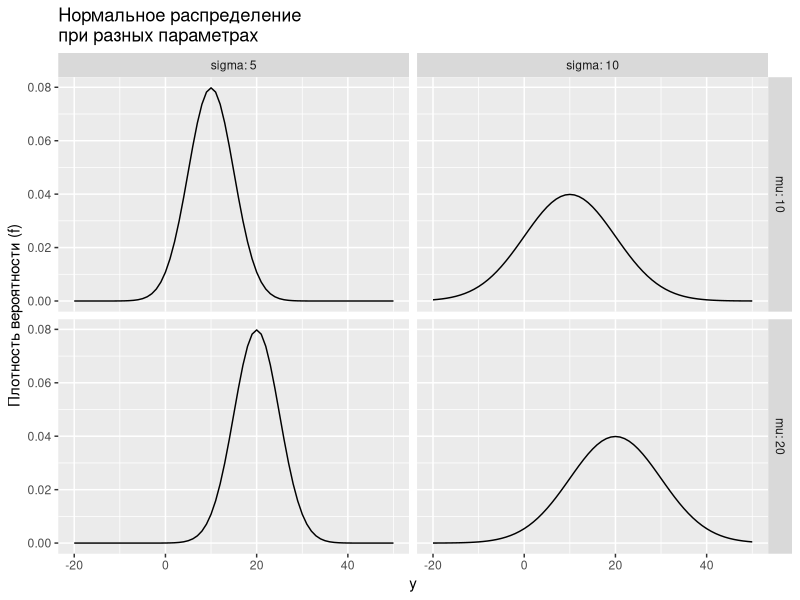
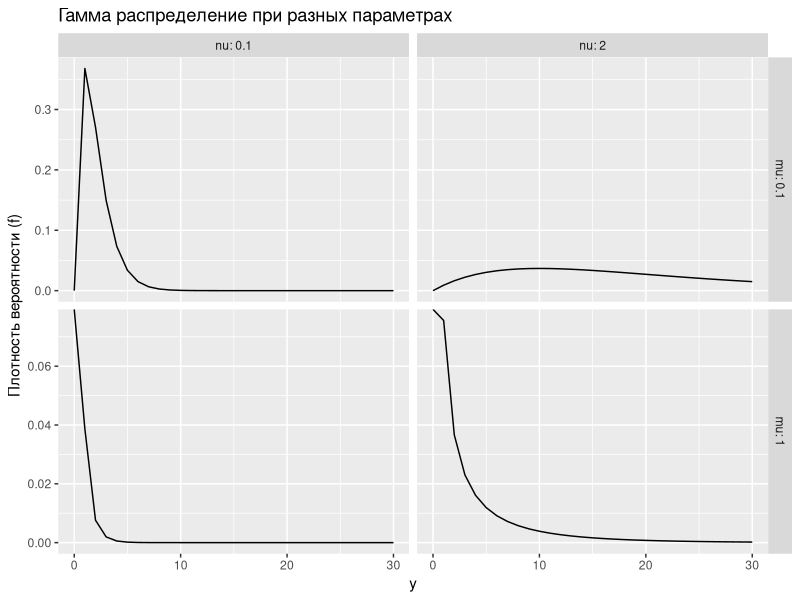
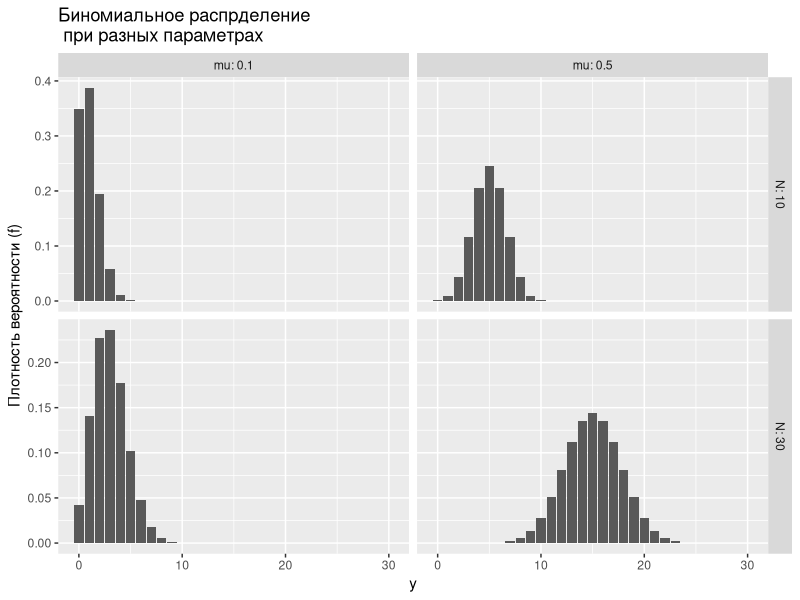
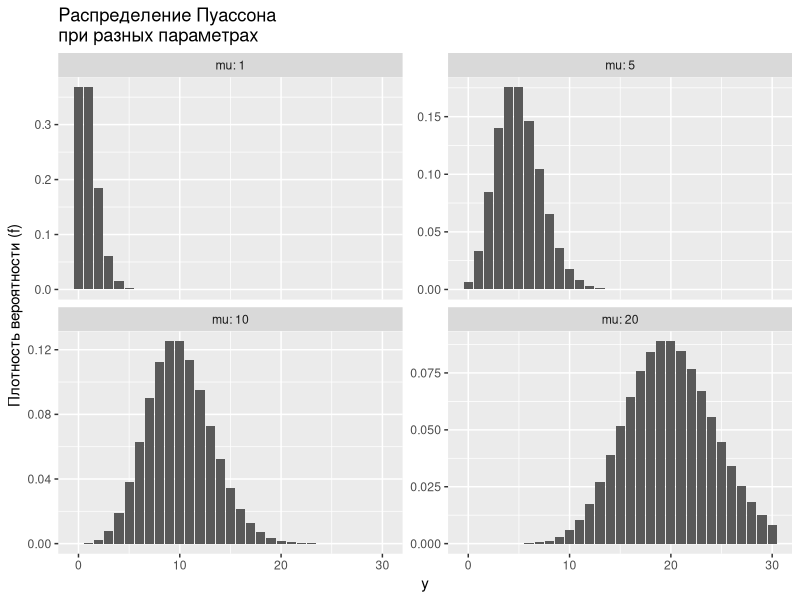
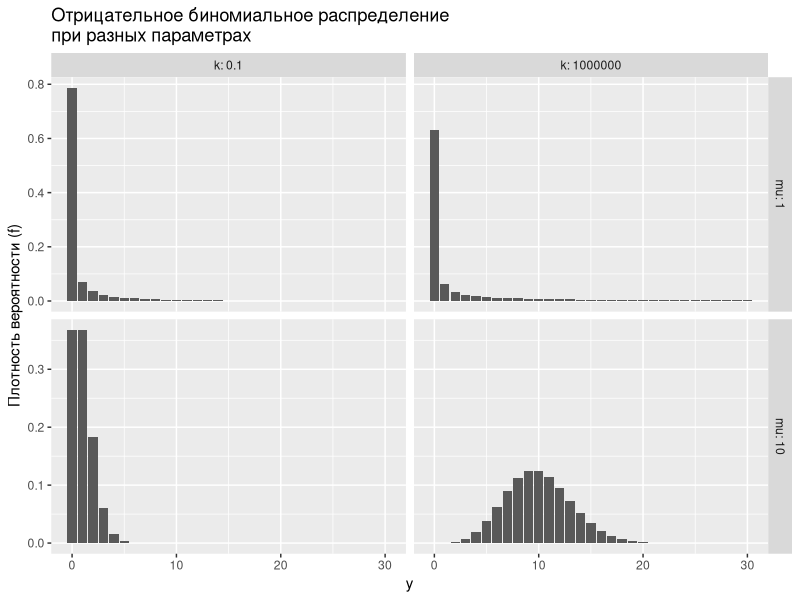
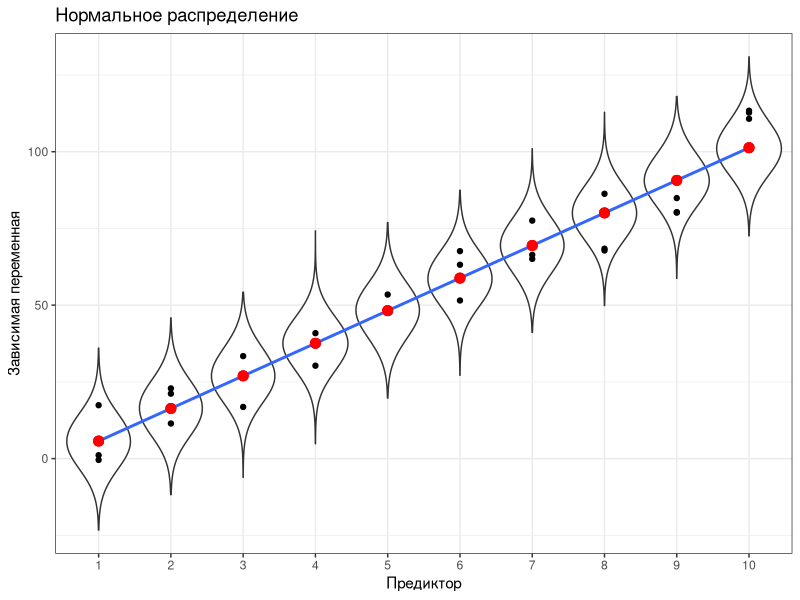
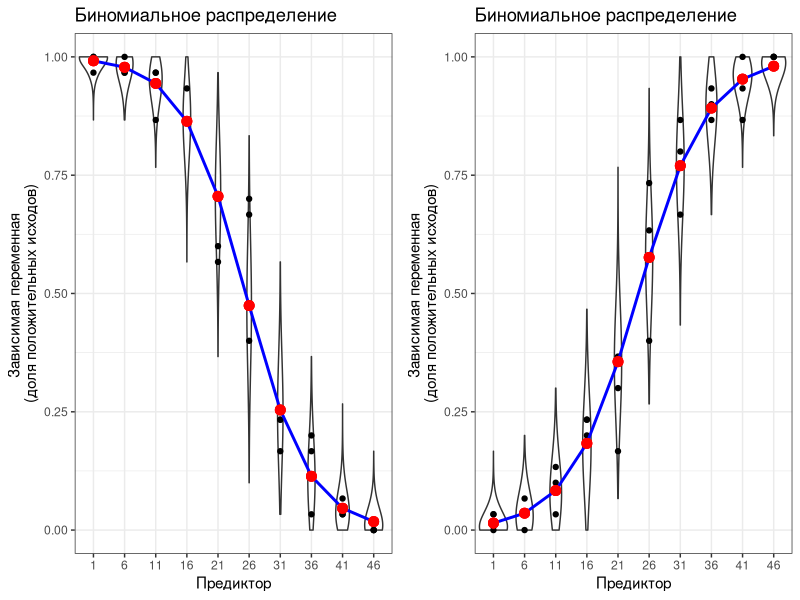
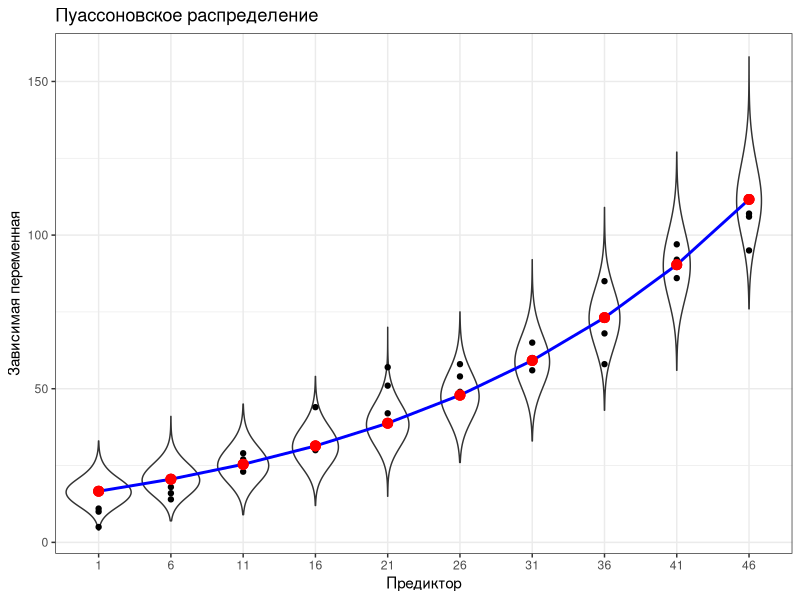

These figures' R source, in order: (Note: this script raises an error after producing the figures.)
## ---- chunk 1
# output options
options(width = 70, scipen = 6, digits = 3)
library(knitr)
# chunk default options
opts_chunk$set(fig.align='center', tidy = FALSE, fig.width = 7, fig.height = 3, warning = FALSE, cache = FALSE)
## ---- chunk 2
library(ggplot2)
mu1 <- 10
mu2 <- 20
sigma1 <- 5
sigma2 <- 10
y <- -20:50

pi <- data.frame(
  y = rep(y, 4), 
  pi = c(dnorm(y, mu1, sigma1), dnorm(y, mu1, sigma2), 
         dnorm(y, mu2, sigma1), dnorm(y, mu2, sigma2)), 
  mu = rep(c(mu1, mu2), each = 2*length(y)), 
  sigma = rep(c(sigma1, sigma2, sigma1, sigma2), each = length(y)) )

ggplot(pi, aes(x = y, y = pi)) + 
  geom_line(stat = "identity") + 
  facet_grid(mu~sigma, labeller = label_both, scales = "free_y") + 
  ggtitle("Нормальное распределение \nпри разных параметрах") + 
  ylab("Плотность вероятности (f)")
## ---- chunk 3
mu1 <- 1
mu2 <- 0.1
nu1 <- 0.1
nu2 <- 2
y <- 0:30

pi <- data.frame(
  y = rep(y, 4), 
  pi = c(dgamma(y, nu1, mu1), dgamma(y, nu1, mu2), 
         dgamma(y, nu2, mu1), dgamma(y, nu2, mu2)), 
  mu = rep(c(mu1, mu2), each = 2*length(y)), 
  nu = rep(c(nu1, nu2, nu1, nu2), each = length(y)) )

ggplot(pi, aes(x = y, y = pi)) + 
  geom_line(stat = "identity") + 
  facet_grid(mu~nu, labeller = label_both, scales = "free_y") + 
  ggtitle("Гамма распределение при разных параметрах") + 
  ylab("Плотность вероятности (f)")

## ---- chunk 4
mu1 <- 0.1
mu2 <- 0.5
N1 <- 10
N2 <- 30
y <-seq(0, 30, 1)

pi <- data.frame(
  y = rep(y, 4), 
  pi = c(dbinom(y, size = N1, prob = mu1), 
         dbinom(y,  size = N2, prob = mu1), 
         dbinom(y,  size = N1, prob = mu2), 
         dbinom(y,  size = N2, prob = mu2)),  
  mu = rep(c(mu1, mu2), each = 2*length(y)), 
  N = rep(c(N1, N2, N1, N2), each = length(y)))

ggplot(pi, aes(x = y, y = pi)) + 
  geom_bar(stat = "identity") + 
  facet_grid(N~mu,  scales = "free_y", labeller = label_both) + 
  ggtitle("Биномиальное распрделение \n при разных параметрах") + 
  ylab("Плотность вероятности (f)")
## ---- chunk 5
mu1 <- 1
mu2 <- 5
mu3 <- 10
mu4 <- 20
y <- 0:30

pi <- data.frame(
  y = rep(y, 4), 
  pi = c(dpois(y, mu1), dpois(y, mu2), dpois(y, mu3), dpois(y, mu4)), 
  mu = rep(c(mu1, mu2, mu3, mu4), each = length(y))
)

ggplot(pi, aes(x = y, y = pi)) + 
  geom_bar(stat = "identity") + 
  facet_wrap(~ mu, nrow = 2, scales = "free_y", labeller = label_both) + 
  ggtitle("Распределение Пуассона \nпри разных параметрах") + 
  ylab("Плотность вероятности (f)")
## ---- chunk 6
mu1 <- 1
mu2 <- 10
k1 <- 0.1
k2 <- 1000000
y <- 0:30

pi <- data.frame(
  y = rep(y, 4), 
  pi = c(dnbinom(y, size = k1, mu = mu1), 
         dnbinom(y, size = k1, mu = mu2), 
         dnbinom(y, size = k2, mu = mu1), 
         dnbinom(y, size = k2, mu = mu2)), 
  mu = rep(c(mu1, mu2), each = 2*length(y)), 
  k = rep(c(k1, k2, k1, k2), each = length(y)) )

ggplot(pi, aes(x = y, y = pi)) + 
  geom_bar(stat = "identity") + 
  facet_grid(mu~k, labeller = label_both, scales = "free_y") + 
  ggtitle("Отрицательное биномиальное распределение \nпри разных параметрах") + 
  ylab("Плотность вероятности (f)")
## ---- chunk 7
library(gridExtra)

theme_set(theme_bw())

# Регрессия с нормальным распределением 
xy <- data.frame(X = rep(1:10, 3))
xy$Y <- 10*xy$X + rnorm(30, 0, 10)

Mod <- lm(Y ~ X, data = xy)

xy$predicted <- predict(Mod)

xy$predicted2 <- xy$predicted/0.8

rand_df <- matrix(rep(NA,100000), ncol = 10)
for(i in 1:10) rand_df[,i] <- rnorm(10000, xy$predicted[i], summary(Mod)$sigma)

rand_df <- data.frame(X = rep(xy$X, each = 10000), Y = as.vector(rand_df))



Plot_Norm <- ggplot(xy, aes(x = X, y = Y)) + geom_violin(data = rand_df, aes(x = factor(X)), adjust = 5) + geom_point() + geom_smooth(method = "lm", se = F) + geom_point(data = xy, aes(x = X, y = predicted), color = "red", size = 3) + labs(x = "Предиктор", y = "Зависимая переменная") + ggtitle("Нормальное распределение") 




#Регрессия с биномиальным распределением

#Нсходящая
xy <- data.frame(X = rep(seq(1,50, 5), 3))
p <- -0.2*xy$X + 5
p <- exp(p) / (1 + exp(p))

Size = length(xy$X)

xy$Y <- rbinom(30, Size, p)/Size

Mod <- glm(Y ~ X, data = xy, family = "binomial")



xy$predicted <- predict(Mod, type = "response")


rand_df <- matrix(rep(NA,100000), ncol = 10)



for(i in 1:10) rand_df[,i] <- rbinom(10000, Size, xy$predicted[i]) / Size

rand_df <- data.frame(X = rep(xy$X, each = 10000), Y = as.vector(rand_df))

pred_df <- data.frame(X = unique(xy$X))
pred_df$predicted <- predict(Mod, type = "response", newdata = pred_df)

Plot_Binom1 <-  ggplot(data = xy, aes(x = factor(X), y = Y)) + geom_violin(data = rand_df, aes(x = factor(X)), adjust = 10) + geom_point(data = xy, aes(x = factor(X), y = Y)) + geom_path(data = pred_df, aes(x = factor(X), y = predicted, group = 1), color = "blue", size = 1) + geom_point(data = xy, aes(x = factor(X), y = predicted), color = "red", size = 3) + labs(x = "Предиктор", y = "Зависимая переменная \n(доля положительных исходов)") + ggtitle("Биномиальное распределение")


#Восходящая

xy <- data.frame(X = rep(seq(1,50, 5), 3))
p <- 0.2*xy$X - 5
p <- exp(p) / (1 + exp(p))

Size = length(xy$X)

xy$Y <- rbinom(30, Size, p)/Size

Mod <- glm(Y ~ X, data = xy, family = "binomial")



xy$predicted <- predict(Mod, type = "response")


rand_df <- matrix(rep(NA,100000), ncol = 10)



for(i in 1:10) rand_df[,i] <- rbinom(10000, Size, xy$predicted[i]) / Size

rand_df <- data.frame(X = rep(xy$X, each = 10000), Y = as.vector(rand_df))

pred_df <- data.frame(X = unique(xy$X))
pred_df$predicted <- predict(Mod, type = "response", newdata = pred_df)

Plot_Binom2<-  ggplot(data = xy, aes(x = factor(X), y = Y)) + geom_violin(data = rand_df, aes(x = factor(X)), adjust = 10) + geom_point(data = xy, aes(x = factor(X), y = Y)) + geom_path(data = pred_df, aes(x = factor(X), y = predicted, group = 1), color = "blue", size = 1) + geom_point(data = xy, aes(x = factor(X), y = predicted), color = "red", size = 3) + labs(x = "Предиктор", y = "Зависимая переменная \n(доля положительных исходов)") + ggtitle("Биномиальное распределение")





# Регрессия с пуассоновским распределением

xy <- data.frame(X = rep(seq(1,50, 5), 3))
p <- 2*xy$X + 5

# p <- exp(p)

xy$Y <- rpois(30, p)

Mod <- glm(Y ~ X, data = xy, family = "poisson")



xy$predicted <- predict(Mod, type = "response")


rand_df <- matrix(rep(NA,100000), ncol = 10)



for(i in 1:10) rand_df[,i] <- rpois(10000, xy$predicted[i]) 

rand_df <- data.frame(X = rep(xy$X, each = 10000), Y = as.vector(rand_df))

pred_df <- data.frame(X = unique(xy$X))
pred_df$predicted <- predict(Mod, type = "response", newdata = pred_df)

Plot_Poiss <-  ggplot(data = xy, aes(x = factor(X), y = Y)) + geom_violin(data = rand_df, aes(x = factor(X)), adjust = 5) + geom_point(data = xy, aes(x = factor(X), y = Y)) + geom_path(data = pred_df, aes(x = factor(X), y = predicted, group = 1), color = "blue", size = 1) + geom_point(data = xy, aes(x = factor(X), y = predicted), color = "red", size = 3) + labs(x = "Предиктор", y = "Зависимая переменная") + ggtitle("Пуассоновское распределение")


## ---- chunk 8
Plot_Norm
## ---- chunk 9
grid.arrange(Plot_Binom1, Plot_Binom2, ncol = 2)
## ---- chunk 10
Plot_Poiss
## ---- chunk 11
library(readxl)
pol <- read_excel("data/Pollinators_Montero-Castano, Vila, 2015.xlsx", sheet = 1)
head(pol)
## ---- chunk 12
sum(is.na(pol))
## ---- chunk 13
table(pol$Treatment)
## ---- chunk 14
library(ggplot2)
ggplot(pol, aes(x = Visits)) + geom_histogram()
## ---- chunk 15
gg_dot <- ggplot(pol, aes(y = 1:nrow(pol))) + geom_point()
library(gridExtra)
grid.arrange(gg_dot + aes(x = DiversityD_1),
             gg_dot + aes(x = Flowers),
             gg_dot + aes(x = Hours),
             nrow = 1)
## ---- chunk 16
M0 <- glm(Visits ~ Treatment + DiversityD_1 + Flowers + Hours, data = pol)
## Результаты
summary(M0)
## ---- chunk 17
library(car)
Anova(M0)
## ---- chunk 18
library(plyr)
NewData <- ddply(
  .data = pol, .variables = .(Treatment), .fun = summarise,
  Flowers = seq(min(Flowers), max(Flowers), length = 100))
NewData$DiversityD_1 = mean(pol$DiversityD_1)
NewData$Hours = mean(pol$Hours)
# модельная матрица
X <- model.matrix(~ Treatment + DiversityD_1 + Flowers + Hours, data = NewData)
# коэффициенты
betas <- coef(M0)
# предсказанные значения
NewData$mu <- X %*% betas  # в масштабе функции связи
NewData$fit <- NewData$mu  # в масштабе значений отклика
# стандартные ошибки
NewData$SE <- sqrt(diag(X %*% vcov(M0) %*% t(X)))
# доверительный интервал
NewData$upr <- NewData$mu + 1.96 * NewData$SE
NewData$lwr <- NewData$mu - 1.96 * NewData$SE
# график предсказаний
ggplot(NewData, aes(x = Flowers, y = fit, group = Treatment)) +
  geom_ribbon(aes(ymin = lwr, ymax = upr, fill = Treatment), alpha = 0.3) +
  geom_line(aes(colour = Treatment)) + 
  geom_hline(yintercept = 0)
## ---- chunk 19
# Данные для анализа остатков
M0_diag <- data.frame(.fitted = predict(M0, type = "response"),
                      .pears_resid = residuals(M0, type = "pearson"))
# График остатков
ggplot(M0_diag, aes(x=.fitted, y = .pears_resid)) + 
  geom_point() + geom_hline(yintercept = 0) + 
  geom_smooth(se = FALSE, method = "loess")
## ---- chunk 20
M1 <- glm(Visits ~ Treatment + DiversityD_1 + Flowers + Hours, data = pol,  family = "poisson")
## Результаты
summary(M1)
## ---- chunk 21
Anova(M1)
## ---- chunk 22
NewData <- ddply(
  .data = pol, .variables = .(Treatment), .fun = summarise,
  DiversityD_1 = seq(min(DiversityD_1), max(DiversityD_1), length = 100))
NewData$Flowers = mean(pol$Flowers)
NewData$Hours = mean(pol$Hours)
# модельная матрица
X <- model.matrix(~ Treatment + DiversityD_1 + Flowers + Hours, data = NewData)
# коэффициенты
betas <- coef(M1)
# предсказанные значения
NewData$mu <- X %*% betas      # в масштабе функции связи
NewData$fit <- exp(NewData$mu) # в масштабе значений отклика
# стандартные ошибки
NewData$SE <- sqrt(diag(X %*% vcov(M1) %*% t(X)))
# доверительный интервал
NewData$upr <- exp(NewData$mu + 1.96 * NewData$SE)
NewData$lwr <- exp(NewData$mu - 1.96 * NewData$SE)
# график предсказаний
ggplot(NewData, aes(x = DiversityD_1, y = fit, group = Treatment)) +
  geom_ribbon(aes(ymin = lwr, ymax = upr, fill = Treatment), alpha = 0.3) +
  geom_line(aes(colour = Treatment)) + 
  geom_hline(yintercept = 0)
## ---- chunk 23
M1_diag <- data.frame(.fitted = predict(M1, type = "response"),
                      .pears_resid = residuals(M1, type = "pearson"))
ggplot(M1_diag, aes(x=.fitted, y = .pears_resid)) + geom_point() +
  geom_hline(yintercept = 0) + geom_smooth(se = FALSE, method = "loess")

## ---- chunk 24
pear_res <- resid(M1, type = "pearson") # Пирсоновские остатки
p <- length(coef(M1))                   # число параметров в модели  
N <- nrow(model.frame(M1)) # объем выборки
df <- N - p       # число степеней свободы
Overdisp <- sum(pear_res^2) / df

Overdisp
## ---- chunk 25
M2 <- glm(Visits ~ Treatment + DiversityD_1 + Flowers + Hours, data = pol, family = "quasipoisson")
## Результаты
summary(M2)
## ---- chunk 26
Anova(M2, test = "F")
## ---- chunk 27
library(MASS)
M3 <- glm.nb(Visits ~ Treatment + DiversityD_1 + Flowers + Hours, data = pol, link = "log")
## Результаты
summary(M3)
## ---- chunk 28
Anova(M3)
## ---- chunk 29
M3_diag <- data.frame(.fitted = predict(M3, type = "response"),
                      .pears_resid = residuals(M3, type = "pearson"))
ggplot(M3_diag, aes(x = .fitted, y = .pears_resid)) + geom_point() + 
  geom_hline(yintercept = 0) + geom_smooth(se = FALSE, method = "loess")
## ---- chunk 30
pear_res <- resid(M3, type = "pearson") # Пирсоновские остатки
p <- length(coef(M3))  + 1             # число параметров в модели
N <- nrow(model.frame(M3))             # объем выборки
df <- N - p                            # число степеней свободы
Overdisp <- sum(pear_res^2) / df

Overdisp
## ---- chunk 31
NewData <- ddply(
  .data = pol, .variables = .(Treatment), .fun = summarise,
  DiversityD_1 = seq(min(DiversityD_1), max(DiversityD_1), length = 100))
NewData$Flowers = mean(pol$Flowers)
NewData$Hours = mean(pol$Hours)
# предсказанные значения
Predictions <- predict(M3, newdata = NewData, se.fit = TRUE, type = "response")
NewData$fit <- Predictions$fit
# стандартные ошибки
NewData$SE <- Predictions$se.fit
# доверительный интервал
NewData$upr <- NewData$fit + 1.96 * NewData$SE
NewData$lwr <- NewData$fit - 1.96 * NewData$SE

ggplot(NewData, aes(x = DiversityD_1, y = fit, group = Treatment)) +
  geom_ribbon(aes(ymin = lwr, ymax = upr, fill = Treatment), alpha = 0.3) +
  geom_line(aes(colour = Treatment)) + 
  geom_hline(yintercept = 0)
## ---- chunk 32
data(Affairs, package = "AER")
af <- Affairs
## ---- chunk 33
Mod <- glm(affairs ~ gender + yearsmarried + children + religiousness + education, data = af, family = "poisson")
# Результаты
summary(Mod)
## ---- chunk 34
# Проверка на избыточность дисперсии
pear_res <- resid(Mod, type = "pearson") # Пирсоновские остатки
p <- length(coef(Mod))                   # число параметров в модели  
N <- nrow(model.frame(Mod)) # объем выборки
df <- N - p       # число степеней свободы
Overdisp <- sum(pear_res^2) / df

Overdisp
## ---- chunk 35
Mod1 <- glm(affairs ~ gender + yearsmarried + children + religiousness + education, data = af, family = "quasipoisson")
# Результаты
summary(Mod1)
## ---- chunk 36
Mod_nb <- glm.nb(affairs ~ gender + yearsmarried + children + religiousness + education, data = af)
Anova(Mod_nb)
## ---- chunk 37
Mod_nb_final <- step(Mod_nb, direction = "backward", trace = 0)
summary(Mod_nb_final)
## ---- chunk 38
Mod_nb_diag <- data.frame(
  af,
  .fitted = predict(Mod_nb_final, type = "response"), 
  .pears_resid = residuals(Mod_nb, type = "pearson"))

ggplot(Mod_nb_diag, aes(x = .fitted, y = .pears_resid)) + geom_point() +
  geom_smooth(se = FALSE)
## ---- chunk 39
gg_res <- ggplot(Mod_nb_diag, aes(y = .pears_resid)) +
  geom_boxplot()

grid.arrange(gg_res + aes(x = factor(yearsmarried)),
             gg_res + aes(x = factor(religiousness)),
             gg_res + aes(x = factor(gender)),
             gg_res + aes(x = factor(children)),
             gg_res + aes(x = factor(education)),
             gg_res + aes(x = factor(occupation)),
             nrow = 2)
## ---- chunk 40
# Проверка на избыточность дисперсии
pear_res <- resid(Mod_nb_final, type = "pearson") # Пирсоновские остатки
p <- length(coef(Mod_nb_final)) + 1               # число параметров в модели  
N <- nrow(model.frame(Mod_nb_final)) # объем выборки
df <- N - p       # число степеней свободы
Overdisp <- sum(pear_res^2) / df

Overdisp
## ---- chunk 41
NewData <- expand.grid(
  yearsmarried = seq(min(af$yearsmarried), max(af$yearsmarried)), 
  religiousness = seq(min(af$religiousness), max(af$religiousness), length.out = 3))

# предсказанные значения
Predictions <- predict(Mod_nb_final, newdata = NewData, se.fit = TRUE, type = "response")
NewData$fit <- Predictions$fit
# стандартные ошибки
NewData$SE <- Predictions$se.fit
# доверительный интервал
NewData$upr <- NewData$fit + 1.96 * NewData$SE
NewData$lwr <- NewData$fit - 1.96 * NewData$SE
# график предсказаний модели
ggplot(NewData, aes(x = yearsmarried, y = fit, group = religiousness)) +
  geom_ribbon(aes(ymin = lwr, ymax = upr, fill = religiousness), alpha = 0.2) +
  geom_line(aes(colour = religiousness), size = 1.5) + 
  geom_hline(yintercept = 0) +
  scale_color_gradient(low = "yellow2", high = "red") + 
  scale_fill_gradient(low = "yellow2", high = "red")
